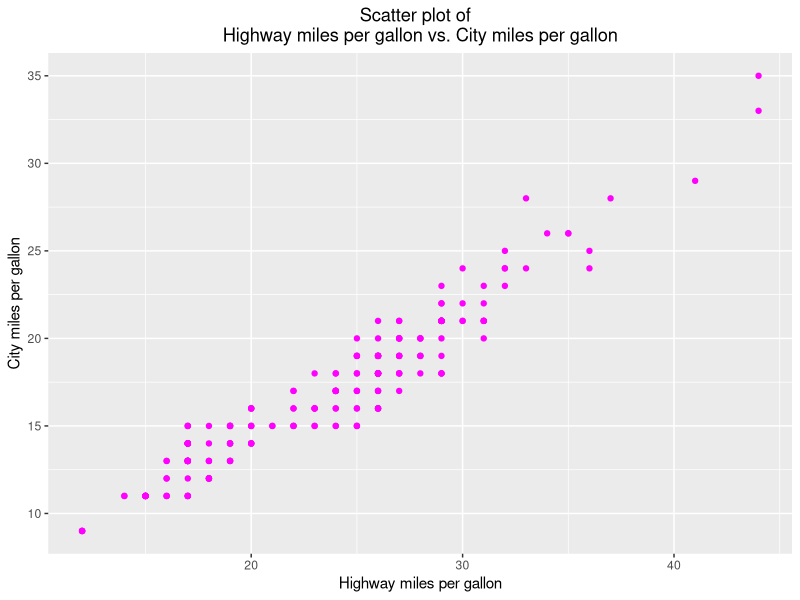
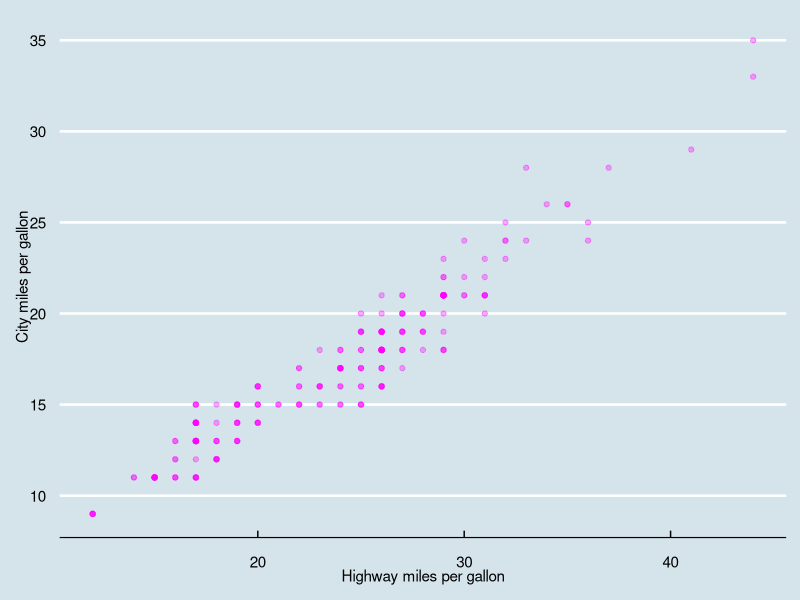
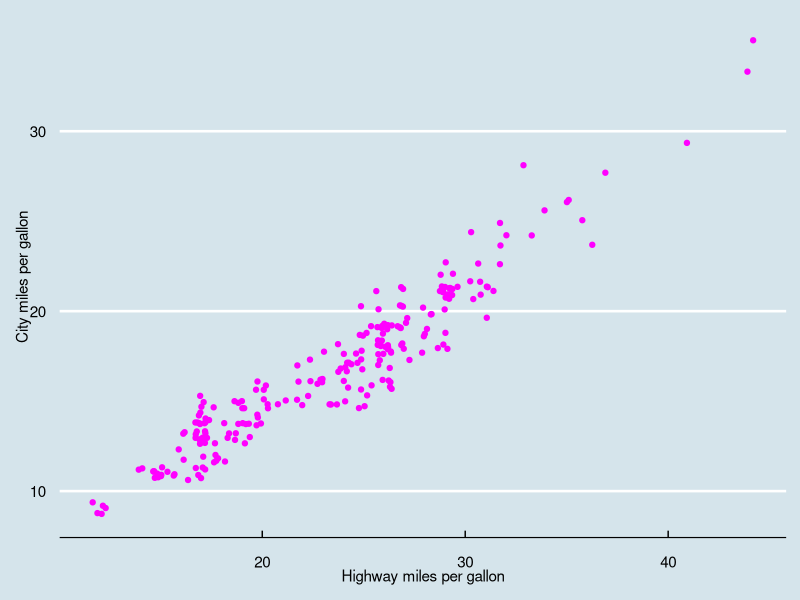
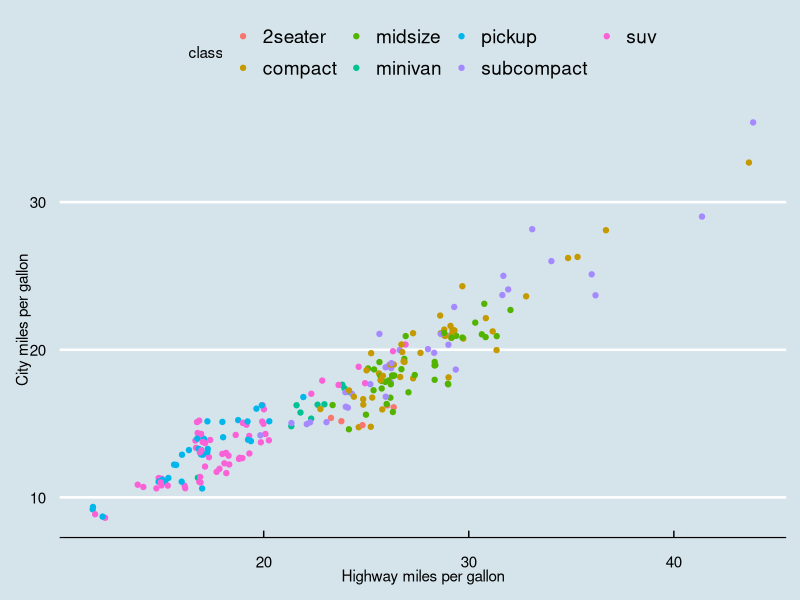
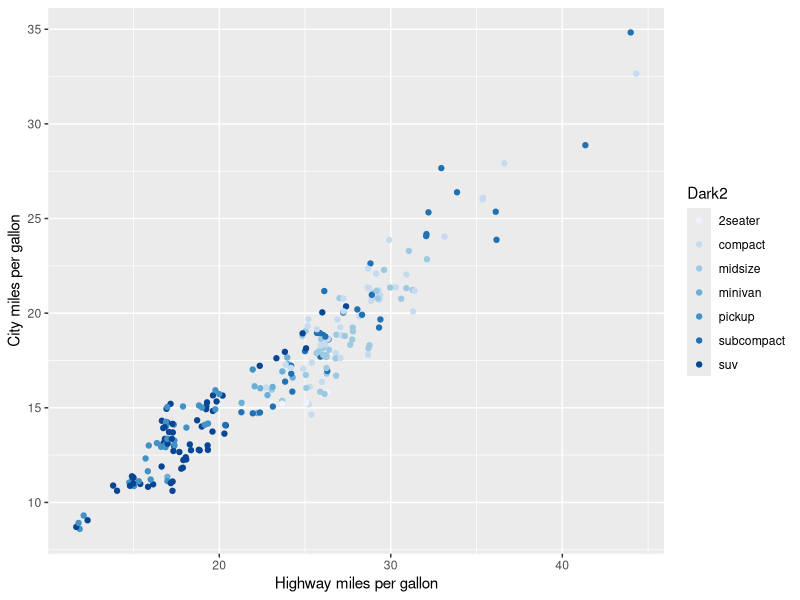
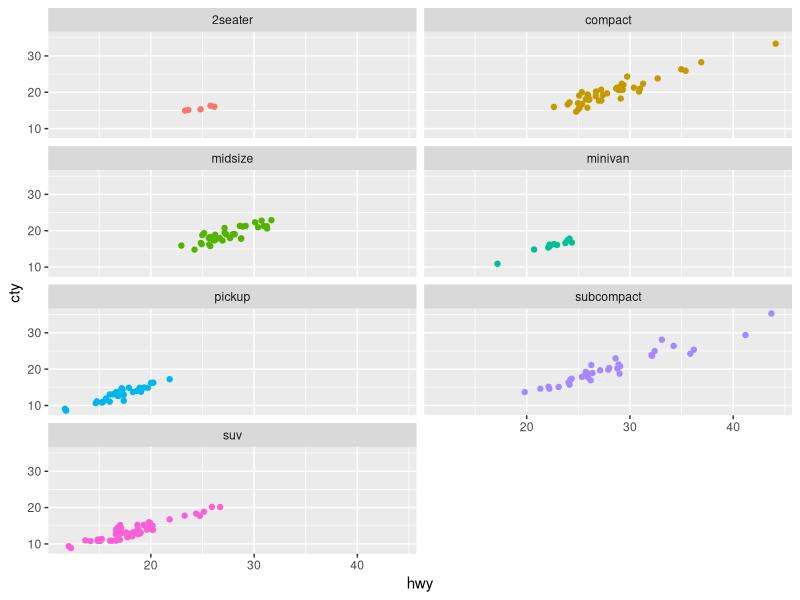

R code for these plots, in order:
#Coudet Lucia
rm(list=ls())
library(tidyverse)

#####################
#### Ejercicio 1 ####
#####################

mpg %>% ggplot(aes(x=hwy, y=cty)) + 
  geom_point(color="magenta") + 
  xlab("Highway miles per gallon") +
  ylab("City miles per gallon") +
  theme(plot.title = element_text(hjust = 0.5)) +
  ggtitle("Scatter plot of  \n Highway miles per gallon vs. City miles per gallon ")
  ggthemes::theme_economist()

#####################
#### Ejercicio 2 ####
#####################

mpg %>% ggplot(aes(x=hwy, y=cty)) + 
  geom_point(color="magenta", alpha=1/3) + 
  xlab("Highway miles per gallon") +
  ylab("City miles per gallon") +
  ggthemes::theme_economist()

mpg %>% ggplot(aes(x=hwy, y=cty)) + 
  geom_jitter(color="magenta") + 
  xlab("Highway miles per gallon") +
  ylab("City miles per gallon") +
  ggthemes::theme_economist()

#####################
#### Ejercicio 3 ####
#####################

mpg %>% ggplot(aes(x=hwy, y=cty, color=class)) + 
  geom_jitter() + 
  xlab("Highway miles per gallon") +
  ylab("City miles per gallon") +
  ggthemes::theme_economist()

mpg %>% ggplot(aes(x=hwy, y=cty, color=class)) + 
  geom_jitter() + 
  xlab("Highway miles per gallon") +
  ylab("City miles per gallon") +
  scale_colour_brewer("Dark2")
  ggthemes::theme_economist()

mpg %>% ggplot() +
  geom_jitter(mapping=aes(x=hwy, y=cty, color=class)) +
  facet_wrap(~class, ncol = 2) +
  theme(legend.position="none")

